Frame 1 (no input): blank canvas, image omitted
Frame 60 (the mouse pressed at the canvas centre just before this capture): blank canvas, image omitted
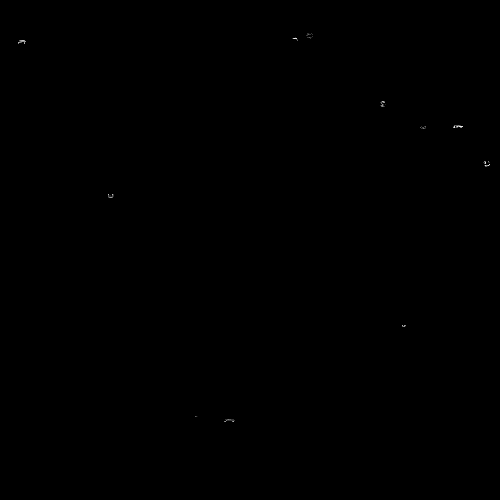
Frame 120 (the mouse held since frame 60 and released just before this capture)

The Processing sketch whose frames 1 and 60 were blank and that drew this single picture after the mouse press (run headless with seeded random() and noise(); from frame 60 on, the mouse is pressed at the canvas centre):

// Processing sketch: S3_B_Tarbell
// ── S3_B_Tarbell.pde
/* 

   A surface filled with one hundred medium to small sized circles. 
   Each circle has a different size and direction, but moves at the same slow rate. 
   Display: 
   A. The instantaneous intersections of the circles 
   >>> B. The aggregate intersections of the circles 
 
   Restored by Casey Reas <http://reas.com> 
   22 June 2016 
   Processing v.3.1.1 <http://processing.org> 
   
   Implemented by J. Tarbell <http://levitated.net> 
   8 April 2004 
   Processing v.68 <http://processing.org> 
   
*/ 
 
// widthensions 
int num = 100; 
int time = 0; 
 
// display flag 
boolean showStructure = false; 
 
// object array 
Disc[] discs; 
 
 
// methods 
void setup() { 
  size(500, 500); 
  colorMode(RGB,255); 
  //ellipseMode(CENTER_RADIUS); 
  background(0); 
  frameRate(30); 
  
  // make 100 discs 
  discs = new Disc[num]; 
 
  // arrange linearly 
  for (int i=0;i<num;i++) { 
    float x = random(width); 
    float y = random(width); 
    float fy = 0; 
    float fx = random(-1.0,1.0); 
    float r = 20+random(20); 
    
    discs[i] = new Disc(i,x,y,fx,fy,r); 
  } 
} 
 
// main 
void draw() { 
  if (showStructure) { 
    background(0); 
    // render circles and intersections 
    for (int c=0;c<num;c++) { 
      discs[c].draw(); 
    } 
  } 
  // move discs 
  for (int c=0;c<num;c++) { 
    discs[c].move(); 
    discs[c].render(); 
  } 
  time++; 
} 
 
void keyReleased () { 
  if (key==' ') { 
    background(0); 
    if (showStructure) { 
      showStructure = false; 
    } else { 
      showStructure = true; 
    } 
  } 
} 
 
// translucent point 
void tpoint(int x1, int y1, int gc, float a) { 
  noStroke(); 
  fill(gc,a*255); 
  rect(x1,y1,1,1); 
} 
 
 
// disc object 
class Disc { 
  // index identifier 
  int id; 
  // position 
  float x,y; 
  // radius 
  float r, dr; 
  // velocity 
  float vx,vy; 
 
  // sand painters 
  int numsands = 1; 
  SandPainter[] sands = new SandPainter[numsands]; 
 
  Disc(int Id, float X, float Y, float Vx, float Vy, float R) { 
    // construct 
    id=Id; 
    x=X; 
    y=Y; 
    vx=Vx; 
    vy=Vy; 
    dr=R; 
    r=1.0; 
    
    // create sand painters 
    for (int n=0;n<numsands;n++) { 
      sands[n] = new SandPainter(); 
    } 
  } 
 
  void draw() { 
    stroke(64); 
    noFill(); 
    ellipse(x,y,r,r); 
  } 
 
  void render() { 
    // find intersecting points with all ascending discs 
    for (int n=id+1;n<num;n++) { 
      // find distance to other disc 
      float dx = discs[n].x-x; 
      float dy = discs[n].y-y; 
      float d = sqrt(dx*dx+dy*dy); 
      // intersection test 
      if (d<(discs[n].r+r)) { 
        // complete containment test 
        if (d>abs(discs[n].r-r)) { 
          // find circle intersection solutions 
          float a = (r*r - discs[n].r*discs[n].r + d*d ) / (2*d); 
          
          float p2x = x + a*(discs[n].x - x)/d; 
          float p2y = y + a*(discs[n].y - y)/d; 
          
          float h = sqrt(r*r - a*a); 
          
          float p3ax = p2x + h*(discs[n].y - y)/d; 
          float p3ay = p2y - h*(discs[n].x - x)/d; 
          
          float p3bx = p2x - h*(discs[n].y - y)/d; 
          float p3by = p2y + h*(discs[n].x - x)/d; 
          // P3a and P3B may be identical - ignore this case (for now) 
 
          if (showStructure) { 
            stroke(255); 
            point(p3ax,p3ay); 
            point(p3bx,p3by); 
          } else { 
            tpoint(int(p3ax-1),int(p3ay),255,0.21); 
            tpoint(int(p3ax+1),int(p3ay),0,0.21); 
            tpoint(int(p3bx-1),int(p3by),255,0.21); 
            tpoint(int(p3ax+1),int(p3ay),0,0.21); 
          } 
          // draw sand painters 
          for (int s=0;s<numsands;s++) { 
            sands[s].render(p3ax,p3ay,p3bx,p3by); 
          } 
        } 
      } 
    } 
  } 
 
  void move() { 
    // move radius towards destination radius 
    if (r<dr) r+=0.02; 
    // add velocity to position 
    x+=vx; 
    y+=vy; 
    // bound check 
    if (x+r<0) { 
      x+=width+r+r; 
      y=random(width); 
    } 
    if (x-r>width) { 
      x-=width+r+r; 
      y=random(width); 
     } 
    if (y+r<0) { 
      y+=width+r+r; 
      x=random(width); 
    } 
    if (y-r>width) { 
      y-=width+r+r; 
      x=random(width); 
    } 
  } 
  
} 
 
// sandpainter object 
class SandPainter { 
 
  float p; 
  float g; 
  int c; 
 
  SandPainter() { 
    p = random(1.0); 
    c = int(random(256)); 
    g = random(0.01,0.1); 
  } 
 
  void render(float x, float y, float ox, float oy) { 
    // draw painting sweeps 
    tpoint(int(ox+(x-ox)*sin(p)),int(oy+(y-oy)*sin(p)),c,0.11); 
 
    g+=random(-0.050,0.050); 
    float maxg = 0.5; 
    if (g<-maxg) g=-maxg; 
    if (g>maxg) g=maxg; 
    p+=random(-0.050,0.050); 
    if (p<0) p=0; 
    if (p>1.0) p=1.0; 
 
    float w = g/10.0; 
    for (int i=0;i<11;i++) { 
      tpoint(int(ox+(x-ox)*sin(p + sin(i*w))),int(oy+(y-oy)*sin(p + sin(i*w))),c,0.1-i/110); 
      tpoint(int(ox+(x-ox)*sin(p - sin(i*w))),int(oy+(y-oy)*sin(p - sin(i*w))),c,0.1-i/110); 
    } 
  } 
} 
 
